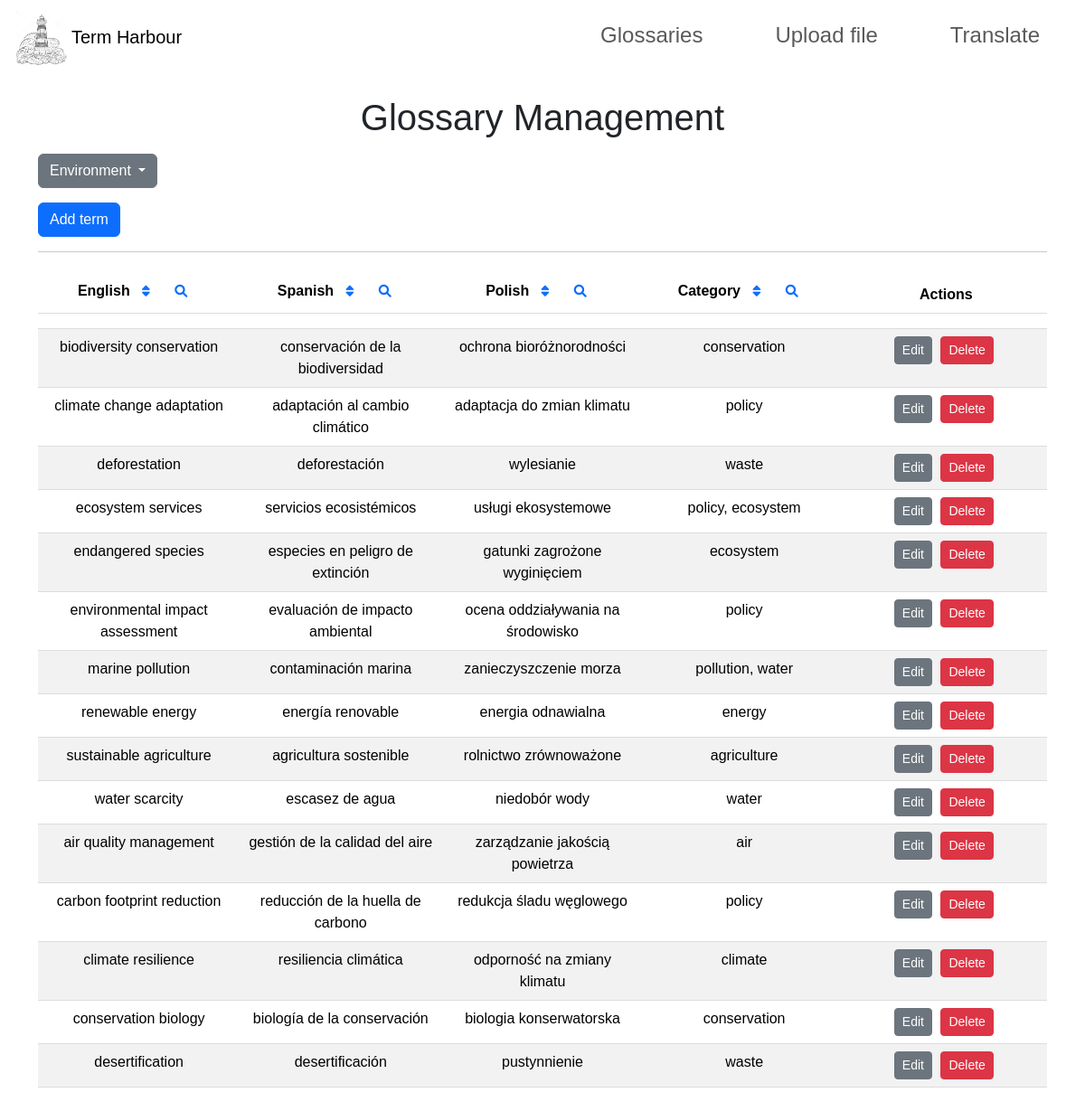
Before: /glossary?table=environment with the older database file.
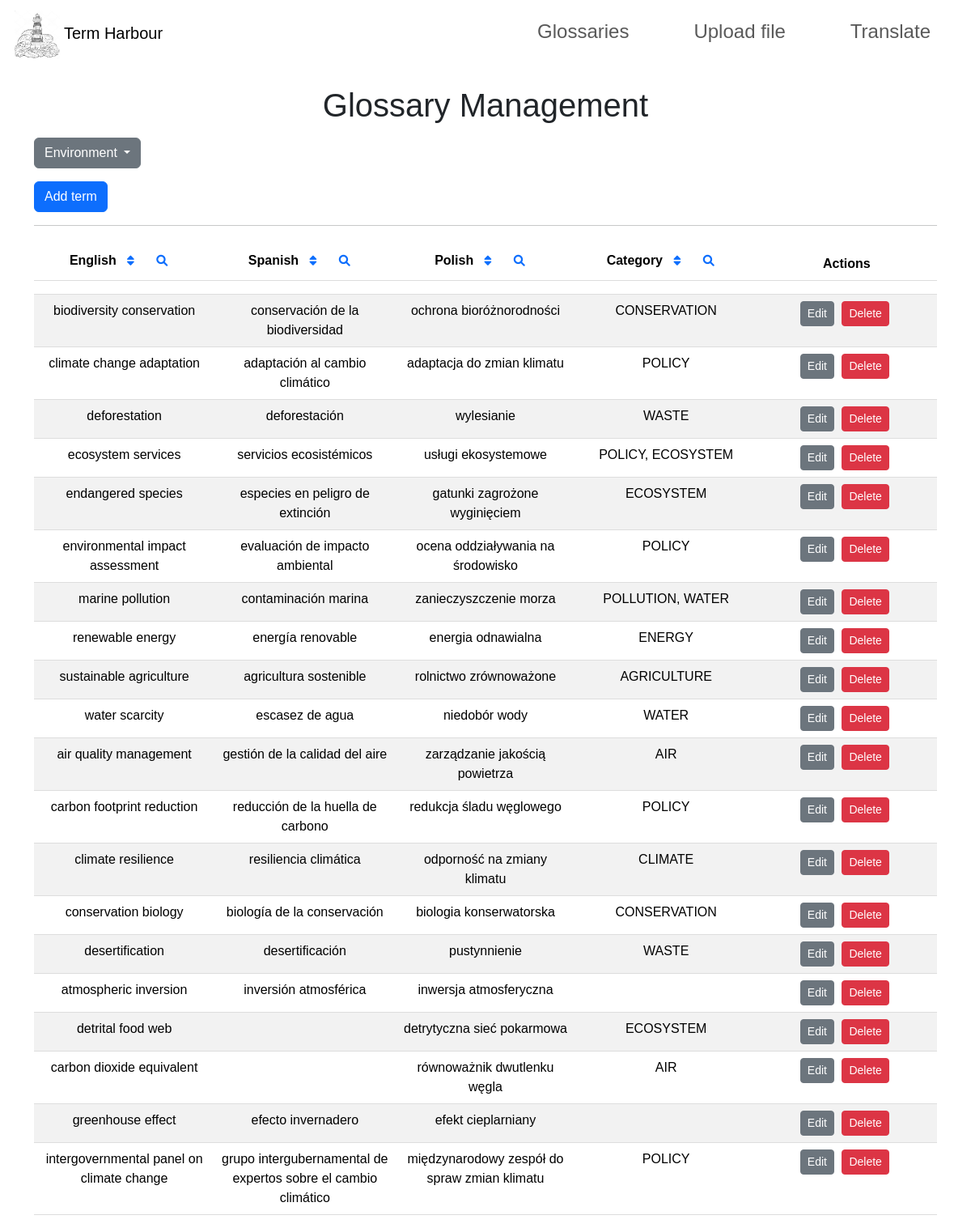
After: the same page with the newer database file.
### tables this page shows
CREATE TABLE "environment" (
	"english"	TEXT,
	"spanish"	TEXT,
	"polish"	TEXT,
	"categories"	TEXT,
	PRIMARY KEY("english")
);

### app.py (the view)
@app.route('/glossary')
def glossary():
    table_name = request.args.get('table', 'medicine')
    records = db.session.execute(text(f'SELECT * FROM {table_name}')).fetchall()
    return render_template('glossary.html', records=records, table=table_name)

### templates/glossary.html (shortened to what the changed rows need)
<!DOCTYPE html>
<html lang="en">
<head>
    <link rel="stylesheet" href="https://cdn.jsdelivr.net/npm/bootstrap@5.3.3/dist/css/bootstrap.min.css">
    <link rel="stylesheet" href="https://cdnjs.cloudflare.com/ajax/libs/font-awesome/6.0.0-beta3/css/all.min.css">
    <link rel="stylesheet" href="../static/glossary/glossary.css">
</head>
<body>
    <div class="container">
        <h1 class="text-center">Glossary Management</h1>
        <table class="table table-striped text-center">
            <thead>
                <tr>
                    <th style="width: 20%;">English
                        <button class="btn btn-sm btn-link sort-btn" data-column="english" data-order="asc">
                            <i class="fas fa-sort"></i>
                        </button>
                        <button class="btn btn-sm btn-link search-btn" data-column="english">
                            <i class="fas fa-search"></i>
                        </button>
                    </th>
                    <th style="width: 20%;">Spanish
                        <button class="btn btn-sm btn-link sort-btn" data-column="spanish" data-order="asc">
                            <i class="fas fa-sort"></i>
                        </button>
                        <button class="btn btn-sm btn-link search-btn" data-column="spanish">
                            <i class="fas fa-search"></i>
                        </button>
                    </th>
                    <th style="width: 20%;">Polish
                        <button class="btn btn-sm btn-link sort-btn" data-column="polish" data-order="asc">
                            <i class="fas fa-sort"></i>
                        </button>
                        <button class="btn btn-sm btn-link search-btn" data-column="polish">
                            <i class="fas fa-search"></i>
                        </button>
                    </th>
                    <th style="width: 20%;">Category
                        <button class="btn btn-sm btn-link sort-btn" data-column="categories" data-order="asc">
                            <i class="fas fa-sort"></i>
                        </button>
                        <button class="btn btn-sm btn-link search-btn" data-column="categories">
                            <i class="fas fa-search"></i>
                        </button>
                    </th>
                    <th style="width: 20%;">Actions</th>
                </tr>
                <tr>
                    <th><input type="text" class="form-control search-input" data-column="english" placeholder="Search English" style="display: none;"></th>
                    <th><input type="text" class="form-control search-input" data-column="spanish" placeholder="Search Spanish" style="display: none;"></th>
                    <th><input type="text" class="form-control search-input" data-column="polish" placeholder="Search Polish" style="display: none;"></th>
                    <th><input type="text" class="form-control search-input" data-column="categories" placeholder="Search Category" style="display: none;"></th>
                    <th></th>
                </tr>
            </thead>
            <tbody id="glossaryTableBody">
                {% for record in records %}
                <tr>
                    <td>{{ record.english }}</td>
                    <td>{{ record.spanish }}</td>
                    <td>{{ record.polish }}</td>
                    <td>{{ record.categories }}</td>
                    <td>
                        <button class="btn btn-secondary btn-sm edit-btn" data-english="{{ record.english }}">Edit</button>
                        <button class="btn btn-danger btn-sm delete-btn" data-english="{{ record.english }}">Delete</button>
                    </td>
                </tr>
                {% endfor %}
            </tbody>
        </table>
    </div>
</body>
</html>

Changed rows visible on the page:
changed environment "biodiversity conservation": categories "conservation" → "CONSERVATION"
changed environment "climate change adaptation": categories "policy" → "POLICY"
changed environment "deforestation": categories "waste" → "WASTE"
changed environment "ecosystem services": categories "policy, ecosystem" → "POLICY, ECOSYSTEM"
changed environment "endangered species": categories "ecosystem" → "ECOSYSTEM"
changed environment "environmental impact assessment": categories "policy" → "POLICY"
changed environment "marine pollution": categories "pollution, water" → "POLLUTION, WATER"
changed environment "renewable energy": categories "energy" → "ENERGY"
changed environment "sustainable agriculture": categories "agriculture" → "AGRICULTURE"
changed environment "water scarcity": categories "water" → "WATER"
changed environment "air quality management": categories "air" → "AIR"
changed environment "carbon footprint reduction": categories "policy" → "POLICY"
changed environment "climate resilience": categories "climate" → "CLIMATE"
changed environment "conservation biology": categories "conservation" → "CONSERVATION"
changed environment "desertification": categories "waste" → "WASTE"
added environment: english "atmospheric inversion", spanish "inversión atmosférica", polish "inwersja atmosferyczna"
added environment: english "detrital food web", polish "detrytyczna sieć pokarmowa", categories "ECOSYSTEM"
added environment: english "carbon dioxide equivalent", polish "równoważnik dwutlenku węgla", categories "AIR"
added environment: english "greenhouse effect", spanish "efecto invernadero", polish "efekt cieplarniany"
added environment: english "intergovernmental panel on climate change", spanish "grupo intergubernamental de expertos sobre el cambio climático", polish "międzynarodowy zespół do spraw zmian klimatu", categories "POLICY"
